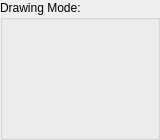
    <widget class="QGroupBox" name="groupBox_6">
     <property name="geometry">
      <rect>
       <x>3</x>
       <y>0</y>
       <width>160</width>
       <height>140</height>
      </rect>
     </property>
     <property name="title">
      <string>Drawing Mode:</string>
     </property>
     <widget class="QToolButton" name="toolButtonSprayCan">
      <property name="geometry">
       <rect>
        <x>119</x>
        <y>28</y>
        <width>32</width>
        <height>32</height>
       </rect>
      </property>
      <property name="toolTip">
       <string>Spray can:
Random particles in a circle or square shape

Additional Options in &quot;Options...&quot;</string>
      </property>
      <property name="styleSheet">
       <string notr="true">border: 0px</string>
      </property>
      <property name="text">
       <string/>
      </property>
      <property name="icon">
       <iconset resource="resources.qrc">
        <normaloff>:/_work/tool-spray.png</normaloff>
        <activeon>:/_work/tool-spray-a.png</activeon>:/_work/tool-spray.png</iconset>
      </property>
      <property name="iconSize">
       <size>
        <width>32</width>
        <height>32</height>
       </size>
      </property>
      <property name="checkable">
       <bool>true</bool>
      </property>
      <property name="checked">
       <bool>false</bool>
      </property>
      <property name="popupMode">
       <enum>QToolButton::ToolButtonPopupMode::InstantPopup</enum>
      </property>
      <property name="autoRaise">
       <bool>false</bool>
      </property>
     </widget>
     <widget class="QToolButton" name="toolButtonPen">
      <property name="geometry">
       <rect>
        <x>82</x>
        <y>28</y>
        <width>32</width>
        <height>32</height>
       </rect>
      </property>
      <property name="toolTip">
       <string>Pen Draw:
This uses a thicker nib.
Can be a square or rounded end.

Additional Options in &quot;Options...&quot;</string>
      </property>
      <property name="styleSheet">
       <string notr="true">border: 0px</string>
      </property>
      <property name="text">
       <string/>
      </property>
      <property name="icon">
       <iconset resource="resources.qrc">
        <normaloff>:/_work/tool-pen.png</normaloff>
        <activeon>:/_work/tool-pen-a.png</activeon>:/_work/tool-pen.png</iconset>
      </property>
      <property name="iconSize">
       <size>
        <width>32</width>
        <height>32</height>
       </size>
      </property>
      <property name="checkable">
       <bool>true</bool>
      </property>
      <property name="checked">
       <bool>false</bool>
      </property>
      <property name="popupMode">
       <enum>QToolButton::ToolButtonPopupMode::InstantPopup</enum>
      </property>
      <property name="autoRaise">
       <bool>false</bool>
      </property>
     </widget>
     <widget class="QToolButton" name="toolButtonLine">
      <property name="geometry">
       <rect>
        <x>45</x>
        <y>28</y>
        <width>32</width>
        <height>32</height>
       </rect>
      </property>
      <property name="toolTip">
       <string>Line Draw:
Simply that's what it is!</string>
      </property>
      <property name="styleSheet">
       <string notr="true">border: 0px</string>
      </property>
      <property name="text">
       <string/>
      </property>
      <property name="icon">
       <iconset resource="resources.qrc">
        <normaloff>:/_work/tool-line.png</normaloff>
        <activeon>:/_work/tool-line-a.png</activeon>:/_work/tool-line.png</iconset>
      </property>
      <property name="iconSize">
       <size>
        <width>32</width>
        <height>32</height>
       </size>
      </property>
      <property name="checkable">
       <bool>true</bool>
      </property>
      <property name="checked">
       <bool>false</bool>
      </property>
      <property name="popupMode">
       <enum>QToolButton::ToolButtonPopupMode::InstantPopup</enum>
      </property>
      <property name="autoRaise">
       <bool>false</bool>
      </property>
     </widget>
     <widget class="QToolButton" name="toolButtonPlot">
      <property name="geometry">
       <rect>
        <x>8</x>
        <y>28</y>
        <width>32</width>
        <height>32</height>
       </rect>
      </property>
      <property name="toolTip">
       <string>Plot Draw:
Just simple point setting for pixel</string>
      </property>
      <property name="styleSheet">
       <string notr="true">border: 0px</string>
      </property>
      <property name="text">
       <string/>
      </property>
      <property name="icon">
       <iconset resource="resources.qrc">
        <normaloff>:/_work/tool-plot.png</normaloff>
        <activeon>:/_work/tool-plot-a.png</activeon>:/_work/tool-plot.png</iconset>
      </property>
      <property name="iconSize">
       <size>
        <width>32</width>
        <height>32</height>
       </size>
      </property>
      <property name="checkable">
       <bool>true</bool>
      </property>
      <property name="checked">
       <bool>true</bool>
      </property>
      <property name="popupMode">
       <enum>QToolButton::ToolButtonPopupMode::InstantPopup</enum>
      </property>
      <property name="autoRaise">
       <bool>false</bool>
      </property>
     </widget>
     <widget class="QToolButton" name="toolButtonFloodFill">
      <property name="geometry">
       <rect>
        <x>8</x>
        <y>65</y>
        <width>32</width>
        <height>32</height>
       </rect>
      </property>
      <property name="toolTip">
       <string>Flood Fill area:
Using Inst - allows for instant fill, or animated slow fill

Additional FloodFill Options in &quot;Options...&quot;</string>
      </property>
      <property name="styleSheet">
       <string notr="true">border: 0px</string>
      </property>
      <property name="text">
       <string/>
      </property>
      <property name="icon">
       <iconset resource="resources.qrc">
        <normaloff>:/_work/tool-fill.png</normaloff>
        <activeon>:/_work/tool-fill-a.png</activeon>:/_work/tool-fill.png</iconset>
      </property>
      <property name="iconSize">
       <size>
        <width>32</width>
        <height>32</height>
       </size>
      </property>
      <property name="checkable">
       <bool>true</bool>
      </property>
      <property name="checked">
       <bool>false</bool>
      </property>
      <property name="popupMode">
       <enum>QToolButton::ToolButtonPopupMode::InstantPopup</enum>
      </property>
      <property name="autoRaise">
       <bool>false</bool>
      </property>
     </widget>
     <widget class="QToolButton" name="toolButtonText">
      <property name="geometry">
       <rect>
        <x>45</x>
        <y>65</y>
        <width>32</width>
        <height>32</height>
       </rect>
      </property>
      <property name="toolTip">
       <string>Draw text:
Draw a text from the text box below.
Eg: Hello world $0xCC will print &quot;hello world&quot; and the symbol

Text box is in &quot;Options...&quot;</string>
      </property>
      <property name="styleSheet">
       <string notr="true">border: 0px</string>
      </property>
      <property name="text">
       <string/>
      </property>
      <property name="icon">
       <iconset resource="resources.qrc">
        <normaloff>:/_work/tool-text.png</normaloff>
        <activeon>:/_work/tool-text-a.png</activeon>:/_work/tool-text.png</iconset>
      </property>
      <property name="iconSize">
       <size>
        <width>32</width>
        <height>32</height>
       </size>
      </property>
      <property name="checkable">
       <bool>true</bool>
      </property>
      <property name="checked">
       <bool>false</bool>
      </property>
      <property name="popupMode">
       <enum>QToolButton::ToolButtonPopupMode::InstantPopup</enum>
      </property>
      <property name="autoRaise">
       <bool>false</bool>
      </property>
     </widget>
     <widget class="QToolButton" name="toolButtonRect">
      <property name="geometry">
       <rect>
        <x>82</x>
        <y>65</y>
        <width>32</width>
        <height>32</height>
       </rect>
      </property>
      <property name="toolTip">
       <string>Draw Rect:
Click Left side: Hollow Rect
Click Right side: Filled Rect</string>
      </property>
      <property name="styleSheet">
       <string notr="true">border: 0px</string>
      </property>
      <property name="text">
       <string/>
      </property>
      <property name="icon">
       <iconset resource="resources.qrc">
        <normaloff>:/_work/tool-box.png</normaloff>
        <activeon>:/_work/tool-box-a.png</activeon>:/_work/tool-box.png</iconset>
      </property>
      <property name="iconSize">
       <size>
        <width>32</width>
        <height>32</height>
       </size>
      </property>
      <property name="checkable">
       <bool>true</bool>
      </property>
      <property name="checked">
       <bool>false</bool>
      </property>
      <property name="popupMode">
       <enum>QToolButton::ToolButtonPopupMode::InstantPopup</enum>
      </property>
      <property name="autoRaise">
       <bool>false</bool>
      </property>
     </widget>
     <widget class="QToolButton" name="toolButtonCircle">
      <property name="geometry">
       <rect>
        <x>119</x>
        <y>65</y>
        <width>32</width>
        <height>32</height>
       </rect>
      </property>
      <property name="toolTip">
       <string>Draw Circle:
Click Left side: Hollow Circle
Click Right side: Filled Circle</string>
      </property>
      <property name="styleSheet">
       <string notr="true">border: 0px</string>
      </property>
      <property name="text">
       <string/>
      </property>
      <property name="icon">
       <iconset resource="resources.qrc">
        <normaloff>:/_work/tool-circle.png</normaloff>
        <activeon>:/_work/tool-circle-a.png</activeon>:/_work/tool-circle.png</iconset>
      </property>
      <property name="iconSize">
       <size>
        <width>32</width>
        <height>32</height>
       </size>
      </property>
      <property name="checkable">
       <bool>true</bool>
      </property>
      <property name="checked">
       <bool>false</bool>
      </property>
      <property name="popupMode">
       <enum>QToolButton::ToolButtonPopupMode::InstantPopup</enum>
      </property>
      <property name="autoRaise">
       <bool>false</bool>
      </property>
     </widget>
     <widget class="QToolButton" name="toolButtonCircle_2">
      <property name="geometry">
       <rect>
        <x>119</x>
        <y>101</y>
        <width>32</width>
        <height>32</height>
       </rect>
      </property>
      <property name="toolTip">
       <string>Draw Circle - Click left side: Hollow Circle, Click Right side: Filled Circle</string>
      </property>
      <property name="styleSheet">
       <string notr="true">border: 0px</string>
      </property>
      <property name="text">
       <string/>
      </property>
      <property name="iconSize">
       <size>
        <width>32</width>
        <height>32</height>
       </size>
      </property>
      <property name="checkable">
       <bool>true</bool>
      </property>
      <property name="checked">
       <bool>false</bool>
      </property>
      <property name="popupMode">
       <enum>QToolButton::ToolButtonPopupMode::InstantPopup</enum>
      </property>
      <property name="autoRaise">
       <bool>false</bool>
      </property>
     </widget>
     <widget class="QToolButton" name="toolButtonCopyArea">
      <property name="geometry">
       <rect>
        <x>8</x>
        <y>101</y>
        <width>32</width>
        <height>32</height>
       </rect>
      </property>
      <property name="toolTip">
       <string>Grab Brush:
Left side: Grab an area
Right side: Use an already grabbed image
keyboard default: x - flip left/right
keyboard default: y - flip up/down
keyboard default: q - rotate counter clockwise
keyboard default: e - rotate clockwise
</string>
      </property>
      <property name="styleSheet">
       <string notr="true">border: 0px</string>
      </property>
      <property name="text">
       <string/>
      </property>
      <property name="icon">
       <iconset resource="resources.qrc">
        <normaloff>:/_work/tool-copy.png</normaloff>
        <activeon>:/_work/tool-copy-a.png</activeon>:/_work/tool-copy.png</iconset>
      </property>
      <property name="iconSize">
       <size>
        <width>32</width>
        <height>32</height>
       </size>
      </property>
      <property name="checkable">
       <bool>true</bool>
      </property>
      <property name="checked">
       <bool>false</bool>
      </property>
      <property name="popupMode">
       <enum>QToolButton::ToolButtonPopupMode::InstantPopup</enum>
      </property>
      <property name="autoRaise">
       <bool>false</bool>
      </property>
     </widget>
     <widget class="QToolButton" name="toolButtonGridToggle">
      <property name="geometry">
       <rect>
        <x>45</x>
        <y>101</y>
        <width>32</width>
        <height>32</height>
       </rect>
      </property>
      <property name="toolTip">
       <string>Draw text - using the text box type something there</string>
      </property>
      <property name="styleSheet">
       <string notr="true">border: 0px</string>
      </property>
      <property name="text">
       <string/>
      </property>
      <property name="iconSize">
       <size>
        <width>32</width>
        <height>32</height>
       </size>
      </property>
      <property name="checkable">
       <bool>true</bool>
      </property>
      <property name="checked">
       <bool>false</bool>
      </property>
      <property name="popupMode">
       <enum>QToolButton::ToolButtonPopupMode::InstantPopup</enum>
      </property>
      <property name="autoRaise">
       <bool>false</bool>
      </property>
     </widget>
     <widget class="QToolButton" name="toolButtonRect_2">
      <property name="geometry">
       <rect>
        <x>82</x>
        <y>101</y>
        <width>32</width>
        <height>32</height>
       </rect>
      </property>
      <property name="toolTip">
       <string>Draw Rect - Click left side: Hollow Rect, Click Right side: Filled Rect</string>
      </property>
      <property name="styleSheet">
       <string notr="true">border: 0px</string>
      </property>
      <property name="text">
       <string/>
      </property>
      <property name="iconSize">
       <size>
        <width>32</width>
        <height>32</height>
       </size>
      </property>
      <property name="checkable">
       <bool>true</bool>
      </property>
      <property name="checked">
       <bool>false</bool>
      </property>
      <property name="popupMode">
       <enum>QToolButton::ToolButtonPopupMode::InstantPopup</enum>
      </property>
      <property name="autoRaise">
       <bool>false</bool>
      </property>
     </widget>
    </widget>
